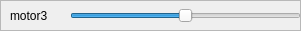
       <widget class="QFrame" name="frame_12">
        <property name="geometry">
         <rect>
          <x>0</x>
          <y>330</y>
          <width>301</width>
          <height>31</height>
         </rect>
        </property>
        <property name="frameShape">
         <enum>QFrame::StyledPanel</enum>
        </property>
        <property name="frameShadow">
         <enum>QFrame::Raised</enum>
        </property>
        <widget class="QSlider" name="motor3">
         <property name="geometry">
          <rect>
           <x>70</x>
           <y>0</y>
           <width>231</width>
           <height>31</height>
          </rect>
         </property>
         <property name="minimum">
          <number>-50</number>
         </property>
         <property name="maximum">
          <number>50</number>
         </property>
         <property name="orientation">
          <enum>Qt::Horizontal</enum>
         </property>
        </widget>
        <widget class="QLabel" name="label_11">
         <property name="geometry">
          <rect>
           <x>10</x>
           <y>0</y>
           <width>91</width>
           <height>31</height>
          </rect>
         </property>
         <property name="text">
          <string>motor3</string>
         </property>
        </widget>
        <widget class="QFrame" name="frame_13">
         <property name="geometry">
          <rect>
           <x>40</x>
           <y>30</y>
           <width>301</width>
           <height>31</height>
          </rect>
         </property>
         <property name="frameShape">
          <enum>QFrame::StyledPanel</enum>
         </property>
         <property name="frameShadow">
          <enum>QFrame::Raised</enum>
         </property>
         <widget class="QSlider" name="horizontalSlider_6">
          <property name="geometry">
           <rect>
            <x>70</x>
            <y>0</y>
            <width>231</width>
            <height>31</height>
           </rect>
          </property>
          <property name="orientation">
           <enum>Qt::Horizontal</enum>
          </property>
         </widget>
         <widget class="QLabel" name="label_12">
          <property name="geometry">
           <rect>
            <x>10</x>
            <y>0</y>
            <width>91</width>
            <height>31</height>
           </rect>
          </property>
          <property name="text">
           <string>motor0</string>
          </property>
         </widget>
        </widget>
       </widget>
